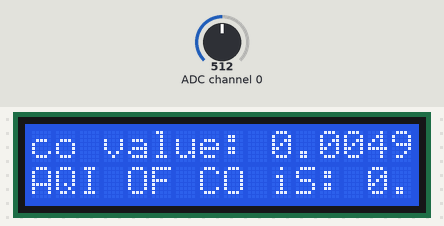
A program run on a simulated Raspberry Pi (BCM pin numbers). On the bench: 16×2 character LCD. Inputs (shaded band) come from the test bench; at power-on: ADC channel 0 = 512 (analog values on the 0–1023 scale). Requests to the public web service named in the program get a made-up reply in its usual format after 0.4 s (London, UTC, broken clouds, 64 % humidity, 1013 hPa unless stated); library files of the repository ran but are not shown: MCP3008.py; what the program prints to the terminal is not drawn.

Above: at 25.4 s.

The program:

main_file.py
```python
from mq import *
import sys, time
import Adafruit_CharLCD  as LCD
import RPi.GPIO as GPIO
import urllib.request

try:
    print("Press CTRL+C to abort.")
    GPIO.setmode(GPIO.BCM)

    lcd1 = 12
    lcd2 = 7
    lcd3 = 21
    lcd4 = 25
    lcd5 = 24
    lcd6 = 23

    lcd = LCD.Adafruit_CharLCD(lcd1, lcd2, lcd3, lcd4, lcd5, lcd6, 0, 16, 2)

    mq = MQ();
    while True:
        perc = mq.MQPercentage()
        sys.stdout.write("\r")
        sys.stdout.write("\033[K")
        sys.stdout.write("CO: %g ppm" % (perc["CO"]))
        if perc["CO"] <=4.4:
            ans=((50-0)/(4.4-0))*(perc["CO"]-0)+0
            sys.stdout.write("AQI: %g" % ans)
        elif 4.4>perc["CO"] and 9.5>perc["CO"]:
            ans=((100-51)/(9.4-4.5))*(perc["CO"]-4.5)+51
            sys.stdout.write("AQI: %g" % ans)
        elif 9.4>perc["CO"] and 12.5>perc["CO"]:
            ans=((150-101)/(12.4-9.5))*(perc["CO"]-9.5)+101
            sys.stdout.write("AQI: %g" % ans)
        elif 12.4>perc["CO"] and 15.5>perc["CO"]:
            ans=((200-151)/(15.4-12.5))*(perc["CO"]-12.5)+151
            sys.stdout.write("AQI: %g" % ans)
        elif 15.4>perc["CO"] and 30.5>perc["CO"]:
            ans=((300-201)/(30.4-15.5))*(perc["CO"]-15.5)+201
            sys.stdout.write("AQI: %g" % ans)
        elif 30.4>perc["CO"] and 40.5>perc["CO"]:
            ans=((400-301)/(40.5-30.5))*(perc["CO"]-30.5)+301
            sys.stdout.write("AQI: %g" % ans)
        elif 40.4>perc["CO"] and 50.5>perc["CO"]:
            ans=((500-401)*(50.5-40.5))(perc["CO"]-40.5)+401
            sys.stdout.write("AQI: %g" % ans)
        sys.stdout.flush()

        x=ans
        y=perc["CO"]
        lcd.clear()
        lcd.message("co value: " + str(y) + "\nAQI OF CO iS: " + str(x))
        time.sleep(1)
        f = urllib.request.urlopen("https://api.thingspeak.com/update?api_key=R2EFVOB7Q3KWCML9&field1=%s&field2=%s" % (x,y))
        print (f.read())
        f.close()
except:
    print("\nAbort by user")
```

mq.py
```python
# adapted from sandboxelectronics.com/?p=165

import time
import math
from MCP3008 import MCP3008

class MQ():

    ######################### Hardware Related Macros #########################
    MQ_PIN                       = 0        # define which analog input channel you are going to use (MCP3008)
    RL_VALUE                     = 5        # define the load resistance on the board, in kilo ohms
    RO_CLEAN_AIR_FACTOR          = 9.83     # RO_CLEAR_AIR_FACTOR=(Sensor resistance in clean air)/RO,
                                            # which is derived from the chart in datasheet

    ######################### Software Related Macros #########################
    CALIBARAION_SAMPLE_TIMES     = 50       # define how many samples you are going to take in the calibration phase
    CALIBRATION_SAMPLE_INTERVAL  = 500      # define the time interval(in milisecond) between each samples in the
                                            # cablibration phase
    READ_SAMPLE_INTERVAL         = 50       # define the time interval(in milisecond) between each samples in
    READ_SAMPLE_TIMES            = 5        # define how many samples you are going to take in normal operation
                                            # normal operation

    ######################### Application Related Macros ######################
    GAS_LPG                      = 0
    GAS_CO                       = 1
    GAS_SMOKE                    = 2

    def __init__(self, Ro=10, analogPin=0):
        self.Ro = Ro
        self.MQ_PIN = analogPin
        self.adc = MCP3008()

        self.LPGCurve = [2.3,0.21,-0.47]    # two points are taken from the curve.
                                            # with these two points, a line is formed which is "approximately equivalent"
                                            # to the original curve.
                                            # data format:{ x, y, slope}; point1: (lg200, 0.21), point2: (lg10000, -0.59)
        self.COCurve = [2.3,0.72,-0.34]     # two points are taken from the curve.
                                            # with these two points, a line is formed which is "approximately equivalent"
                                            # to the original curve.
                                            # data format:[ x, y, slope]; point1: (lg200, 0.72), point2: (lg10000,  0.15)
        self.SmokeCurve =[2.3,0.53,-0.44]   # two points are taken from the curve.
                                            # with these two points, a line is formed which is "approximately equivalent"
                                            # to the original curve.
                                            # data format:[ x, y, slope]; point1: (lg200, 0.53), point2: (lg10000,  -0.22)

        print("Calibrating...")
        self.Ro = self.MQCalibration(self.MQ_PIN)
        print("Calibration is done...\n")
        print("Ro=%f kohm" % self.Ro)


    def MQPercentage(self):
        val = {}
        read = self.MQRead(self.MQ_PIN)
        val["GAS_LPG"]  = self.MQGetGasPercentage(read/self.Ro, self.GAS_LPG)
        val["CO"]       = self.MQGetGasPercentage(read/self.Ro, self.GAS_CO)
        val["SMOKE"]    = self.MQGetGasPercentage(read/self.Ro, self.GAS_SMOKE)
        return val

    ######################### MQResistanceCalculation #########################
    # Input:   raw_adc - raw value read from adc, which represents the voltage
    # Output:  the calculated sensor resistance
    # Remarks: The sensor and the load resistor forms a voltage divider. Given the voltage
    #          across the load resistor and its resistance, the resistance of the sensor
    #          could be derived.
    ############################################################################
    def MQResistanceCalculation(self, raw_adc):
        return float(self.RL_VALUE*(1023.0-raw_adc)/float(raw_adc));


    ######################### MQCalibration ####################################
    # Input:   mq_pin - analog channel
    # Output:  Ro of the sensor
    # Remarks: This function assumes that the sensor is in clean air. It use
    #          MQResistanceCalculation to calculates the sensor resistance in clean air
    #          and then divides it with RO_CLEAN_AIR_FACTOR. RO_CLEAN_AIR_FACTOR is about
    #          10, which differs slightly between different sensors.
    ############################################################################
    def MQCalibration(self, mq_pin):
        val = 0.0
        for i in range(self.CALIBARAION_SAMPLE_TIMES):          # take multiple samples
            val += self.MQResistanceCalculation(self.adc.read(mq_pin))
            time.sleep(self.CALIBRATION_SAMPLE_INTERVAL/1000.0)

        val = val/self.CALIBARAION_SAMPLE_TIMES                 # calculate the average value

        val = val/self.RO_CLEAN_AIR_FACTOR                      # divided by RO_CLEAN_AIR_FACTOR yields the Ro
                                                                # according to the chart in the datasheet

        return val;


    #########################  MQRead ##########################################
    # Input:   mq_pin - analog channel
    # Output:  Rs of the sensor
    # Remarks: This function use MQResistanceCalculation to caculate the sensor resistenc (Rs).
    #          The Rs changes as the sensor is in the different consentration of the target
    #          gas. The sample times and the time interval between samples could be configured
    #          by changing the definition of the macros.
    ############################################################################
    def MQRead(self, mq_pin):
        rs = 0.0

        for i in range(self.READ_SAMPLE_TIMES):
            rs += self.MQResistanceCalculation(self.adc.read(mq_pin))
            time.sleep(self.READ_SAMPLE_INTERVAL/1000.0)

        rs = rs/self.READ_SAMPLE_TIMES

        return rs

    #########################  MQGetGasPercentage ##############################
    # Input:   rs_ro_ratio - Rs divided by Ro
    #          gas_id      - target gas type
    # Output:  ppm of the target gas
    # Remarks: This function passes different curves to the MQGetPercentage function which
    #          calculates the ppm (parts per million) of the target gas.
    ############################################################################
    def MQGetGasPercentage(self, rs_ro_ratio, gas_id):
        if ( gas_id == self.GAS_LPG ):
            return self.MQGetPercentage(rs_ro_ratio, self.LPGCurve)
        elif ( gas_id == self.GAS_CO ):
            return self.MQGetPercentage(rs_ro_ratio, self.COCurve)
        elif ( gas_id == self.GAS_SMOKE ):
            return self.MQGetPercentage(rs_ro_ratio, self.SmokeCurve)
        return 0

    #########################  MQGetPercentage #################################
    # Input:   rs_ro_ratio - Rs divided by Ro
    #          pcurve      - pointer to the curve of the target gas
    # Output:  ppm of the target gas
    # Remarks: By using the slope and a point of the line. The x(logarithmic value of ppm)
    #          of the line could be derived if y(rs_ro_ratio) is provided. As it is a
    #          logarithmic coordinate, power of 10 is used to convert the result to non-logarithmic
    #          value.
    ############################################################################
    def MQGetPercentage(self, rs_ro_ratio, pcurve):
        return (math.pow(10,( ((math.log(rs_ro_ratio)-pcurve[1])/ pcurve[2]) + pcurve[0])))
```

Measured:
- what the display in image 0 shows lasts 1.7 s, from 25.4 s to 27.1 s
